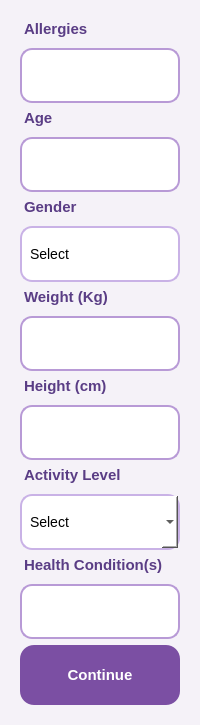
    <widget class="QWidget" name="welcomePage">
     <property name="styleSheet">
      <string notr="true">background-color: #f5f2f8;</string>
     </property>
     <layout class="QVBoxLayout" name="verticalLayout_4">
      <item>
       <widget class="QWidget" name="formContainer" native="true">
        <property name="styleSheet">
         <string notr="true">QLineEdit, QComboBox {
    background-color: white;
    border: 2px solid #c9b2e6;
    border-radius: 12px;
    padding: 8px;
    min-height: 36px;
    font-size: 14px;
    color: black;
}

QLineEdit:focus, QComboBox:focus {
    border: 2px solid #7b4fa3;
    background-color: #fcfaff;
}</string>
        </property>
        <layout class="QVBoxLayout" name="verticalLayout">
         <item>
          <widget class="QLabel" name="allergies">
           <property name="styleSheet">
            <string notr="true">QLabel {
    color: #5a3d85;
    font-size: 15px;
    font-weight: 600;
    margin-bottom: 4px;
}</string>
           </property>
           <property name="text">
            <string>Allergies</string>
           </property>
          </widget>
         </item>
         <item>
          <widget class="QLineEdit" name="allergiesInput">
           <property name="styleSheet">
            <string notr="true">QLineEdit {
    background-color: white;
    border: 2px solid #b89ad6;
    border-radius: 12px;
    padding: 8px;
    min-height: 35px;
    color: black;
    font-size: 14px;
}

QLineEdit:focus {
    border: 2px solid #7b4fa3;
    background-color: #fcfaff;
}</string>
           </property>
          </widget>
         </item>
         <item>
          <widget class="QLabel" name="age">
           <property name="styleSheet">
            <string notr="true">QLabel {
    color: #5a3d85;
    font-size: 15px;
    font-weight: 600;
    margin-bottom: 4px;
}</string>
           </property>
           <property name="text">
            <string>Age</string>
           </property>
          </widget>
         </item>
         <item>
          <widget class="QLineEdit" name="ageInput">
           <property name="styleSheet">
            <string notr="true">QLineEdit {
    background-color: white;
    border: 2px solid #b89ad6;
    border-radius: 12px;
    padding: 8px;
    min-height: 35px;
    color: black;
    font-size: 14px;
}

QLineEdit:focus {
    border: 2px solid #7b4fa3;
    background-color: #fcfaff;
}</string>
           </property>
          </widget>
         </item>
         <item>
          <widget class="QLabel" name="gender">
           <property name="styleSheet">
            <string notr="true">QLabel {
    color: #5a3d85;
    font-size: 15px;
    font-weight: 600;
    margin-bottom: 4px;
}</string>
           </property>
           <property name="text">
            <string>Gender</string>
           </property>
          </widget>
         </item>
         <item>
          <widget class="QComboBox" name="genderComboBox">
           <property name="styleSheet">
            <string notr="true">QComboBox {
    background-color: white;
    border: 2px solid #c9b2e6;
    border-radius: 12px;
    padding: 8px;
    min-height: 36px;
    font-size: 14px;
    color: black;
}

QComboBox:focus {
    border: 2px solid #7b4fa3;
    background-color: #fcfaff;
}

QComboBox::drop-down {
    border: none;
    width: 30px;
}

QComboBox::down-arrow {
    image: none;
}</string>
           </property>
           <property name="editable">
            <bool>false</bool>
           </property>
           <item>
            <property name="text">
             <string>Select</string>
            </property>
           </item>
           <item>
            <property name="text">
             <string>Female</string>
            </property>
           </item>
           <item>
            <property name="text">
             <string>Male</string>
            </property>
           </item>
           <item>
            <property name="text">
             <string>prefer not to say</string>
            </property>
           </item>
          </widget>
         </item>
         <item>
          <widget class="QLabel" name="weight">
           <property name="styleSheet">
            <string notr="true">QLabel {
    color: #5a3d85;
    font-size: 15px;
    font-weight: 600;
    margin-bottom: 4px;
}</string>
           </property>
           <property name="text">
            <string>Weight (Kg)</string>
           </property>
          </widget>
         </item>
         <item>
          <widget class="QLineEdit" name="weightInput">
           <property name="styleSheet">
            <string notr="true">QLineEdit {
    background-color: white;
    border: 2px solid #b89ad6;
    border-radius: 12px;
    padding: 8px;
    min-height: 35px;
    color: black;
    font-size: 14px;
}

QLineEdit:focus {
    border: 2px solid #7b4fa3;
    background-color: #fcfaff;
}</string>
           </property>
          </widget>
         </item>
         <item>
          <widget class="QLabel" name="height">
           <property name="styleSheet">
            <string notr="true">QLabel {
    color: #5a3d85;
    font-size: 15px;
    font-weight: 600;
    margin-bottom: 4px;
}</string>
           </property>
           <property name="text">
            <string>Height (cm)</string>
           </property>
          </widget>
         </item>
         <item>
          <widget class="QLineEdit" name="heightInput">
           <property name="styleSheet">
            <string notr="true">QLineEdit {
    background-color: white;
    border: 2px solid #b89ad6;
    border-radius: 12px;
    padding: 8px;
    min-height: 35px;
    color: black;
    font-size: 14px;
}

QLineEdit:focus {
    border: 2px solid #7b4fa3;
    background-color: #fcfaff;
}</string>
           </property>
          </widget>
         </item>
         <item>
          <widget class="QLabel" name="levelofActivity">
           <property name="styleSheet">
            <string notr="true">QLabel {
    color: #5a3d85;
    font-size: 15px;
    font-weight: 600;
    margin-bottom: 4px;
}</string>
           </property>
           <property name="text">
            <string>Activity Level</string>
           </property>
          </widget>
         </item>
         <item>
          <widget class="QComboBox" name="activityComboBox">
           <property name="styleSheet">
            <string notr="true">QComboBox {
    background-color: white;
    border: 2px solid #c9b2e6;
    border-radius: 12px;
    padding: 8px;
    min-height: 36px;
    font-size: 14px;
    color: black;
}

QComboBox:focus {
    border: 2px solid #7b4fa3;
    background-color: #fcfaff;
}</string>
           </property>
           <item>
            <property name="text">
             <string>Select</string>
            </property>
           </item>
           <item>
            <property name="text">
             <string>Sedentary</string>
            </property>
           </item>
           <item>
            <property name="text">
             <string>Lightly active</string>
            </property>
           </item>
           <item>
            <property name="text">
             <string>Moderately active</string>
            </property>
           </item>
           <item>
            <property name="text">
             <string>Very active</string>
            </property>
           </item>
          </widget>
         </item>
         <item>
          <widget class="QLabel" name="conditions">
           <property name="styleSheet">
            <string notr="true">QLabel {
    color: #5a3d85;
    font-size: 15px;
    font-weight: 600;
    margin-bottom: 4px;
}</string>
           </property>
           <property name="text">
            <string>Health Condition(s)</string>
           </property>
          </widget>
         </item>
         <item>
          <widget class="QLineEdit" name="conditionsInput">
           <property name="styleSheet">
            <string notr="true">QLineEdit {
    background-color: white;
    border: 2px solid #b89ad6;
    border-radius: 12px;
    padding: 8px;
    min-height: 35px;
    color: black;
    font-size: 14px;
}

QLineEdit:focus {
    border: 2px solid #7b4fa3;
    background-color: #fcfaff;
}</string>
           </property>
          </widget>
         </item>
         <item>
          <widget class="QPushButton" name="continueBtn">
           <property name="styleSheet">
            <string notr="true">QPushButton {
    background-color: #7b4fa3;
    color: white;
    border-radius: 14px;
    padding: 10px;
    min-height: 40px;
    font-size: 15px;
    font-weight: 600;
}

QPushButton:hover {
    background-color: #6a4290;
}</string>
           </property>
           <property name="text">
            <string>Continue</string>
           </property>
          </widget>
         </item>
        </layout>
       </widget>
      </item>
     </layout>
    </widget>
